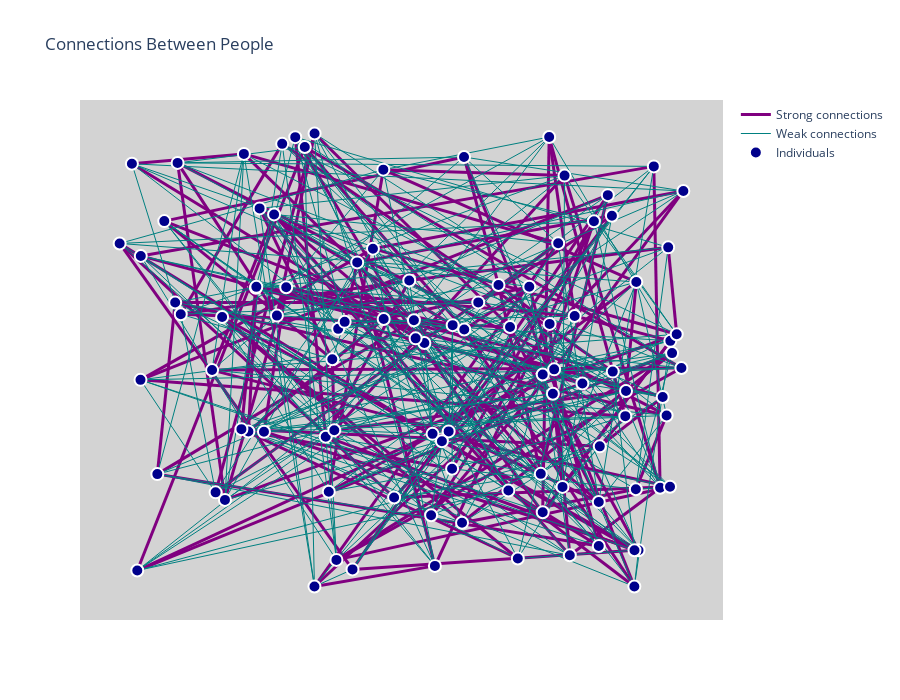

The notebook cell saved with this chart:
### Code cell
def compute_layout(G):
    """uses networkX's random layout to generate locations for our nodes"""
    return nx.random_layout(G,center=(0,0),dim=2)

# Run the simulator
sim = Simulator(100)   # or your preferred size
sim.perform_single_simulation()

individuals = sim.get_individual_array()

# Build the graph
G = build_population_graph(individuals)

# Compute layout
pos = compute_layout(G)

# Display
plot_graph_plotly(G, pos)

### Figure 1 — Plotly figure (JSON) as saved in the notebook; plotly's stock layout.template omitted (floating-point values rounded to 4 significant figures; data arrays with more than 128 entries replaced by an {"elided": "..."} marker saying what was removed)
{"data": [{"line": {"color": "purple", "width": 3}, "marker": {"line": {"color": "White", "width": 2}, "size": 12}, "mode": "lines", "name": "Strong connections", "type": "scatter", "x": {"elided": "417 float values"}, "y": {"elided": "417 float values"}}, {"line": {"color": "teal", "width": 1}, "marker": {"line": {"color": "White", "width": 2}, "size": 12}, "mode": "lines", "name": "Weak connections", "type": "scatter", "x": {"elided": "738 float values"}, "y": {"elided": "738 float values"}}, {"marker": {"color": "darkblue", "line": {"color": "White", "width": 2}, "size": 12}, "mode": "markers", "name": "Individuals", "type": "scatter", "x": [0.3893, 0.7471, 0.9673, 0.07571, 0.2351, 0.5168, 0.2943, 0.7682, 0.1112, 0.3705, 0.5432, 0.04622, 0.6904, 0.2801, 0.873, 0.5576, 0.1941, 0.7618, 0.6932, 0.9143, 0.5858, 0.5739, 0.2273, 0.7704, 0.8486, 0.9109, 0.7504, 0.4174, 0.5617, 0.3339, 0.555, 0.727, 0.4714, 0.5249, 0.1716, 0.3855, 0.7775, 0.4902, 0.3508, 0.7626, 0.8503, 0.1167, 0.4532, 0.895, 0.2229, 0.9739, 0.5279, 0.5917, 0.08786, 0.673, 0.9559, 0.2482, 0.3171, 0.03119, 0.8486, 0.8064, 0.8644, 0.9701, 0.2548, 0.009727, 0.4257, 0.7504, 0.9182, 0.9769, 0.613, 0.1892, 0.04675, 0.3759, 0.04062, 0.9932, 0.249, 0.7068, 0.5928, 0.3924, 0.4037, 0.7979, 0.6092, 0.6376, 0.8716, 0.2624, 0.2851, 0.351, 0.945, 0.9135, 0.9967, 0.382, 0.9605, 0.985, 0.8401, 0.8963, 0.472, 0.9111, 0.7851, 0.7887, 0.6126, 0.107, 0.1777, 0.3013, 0.9733, 0.8199], "y": [0.05768, 0.2441, 0.3706, 0.2435, 0.3359, 0.6628, 0.959, 0.4176, 0.9178, 0.3246, 0.5275, 0.4478, 0.2079, 0.8062, 0.4656, 0.3308, 0.1877, 0.9738, 0.5623, 0.6596, 0.3361, 0.3146, 0.9373, 0.4705, 0.1833, 4.708e-05, 0.4594, 0.03707, 0.0447, 0.9524, 0.1544, 0.6495, 0.9031, 0.5769, 0.4689, 0.3387, 0.7437, 0.1928, 4.335e-05, 0.569, 0.3036, 0.5899, 0.732, 0.3691, 0.3409, 0.5323, 0.5377, 0.255, 0.7916, 0.6533, 0.2141, 0.6471, 0.9736, 0.9159, 0.08768, 0.586, 0.8479, 0.7348, 0.8192, 0.7433, 0.7022, 0.1608, 0.07868, 0.5057, 0.5567, 0.5839, 0.7163, 0.2054, 0.03467, 0.4734, 0.6493, 0.0607, 0.5663, 0.5582, 0.5734, 0.06763, 0.1382, 0.6156, 0.8034, 0.3353, 0.587, 0.9815, 0.9102, 0.2109, 0.8569, 0.4922, 0.4106, 0.5465, 0.7912, 0.4236, 0.5795, 0.07857, 0.2158, 0.8902, 0.9305, 0.6154, 0.204, 0.6485, 0.2163, 0.4397]}], "layout": {"height": 700, "hovermode": "closest", "plot_bgcolor": "lightgray", "showlegend": true, "title": {"text": "Connections Between People"}, "width": 900, "xaxis": {"autorange": true, "range": [-0.05993, 1.066], "showgrid": false, "showticklabels": false, "type": "linear", "zeroline": false}, "yaxis": {"autorange": true, "range": [-0.07253, 1.054], "showgrid": false, "showticklabels": false, "type": "linear", "zeroline": false}}}
